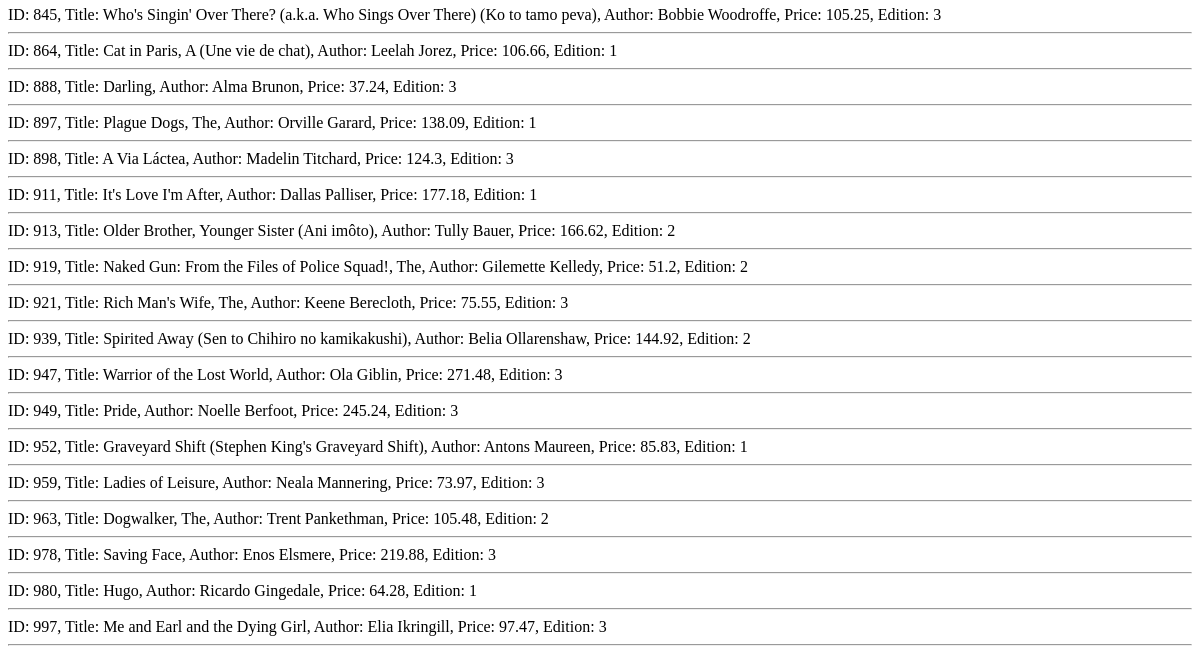
Page /books/lab8/task3/ (lower part) on the earlier database version.
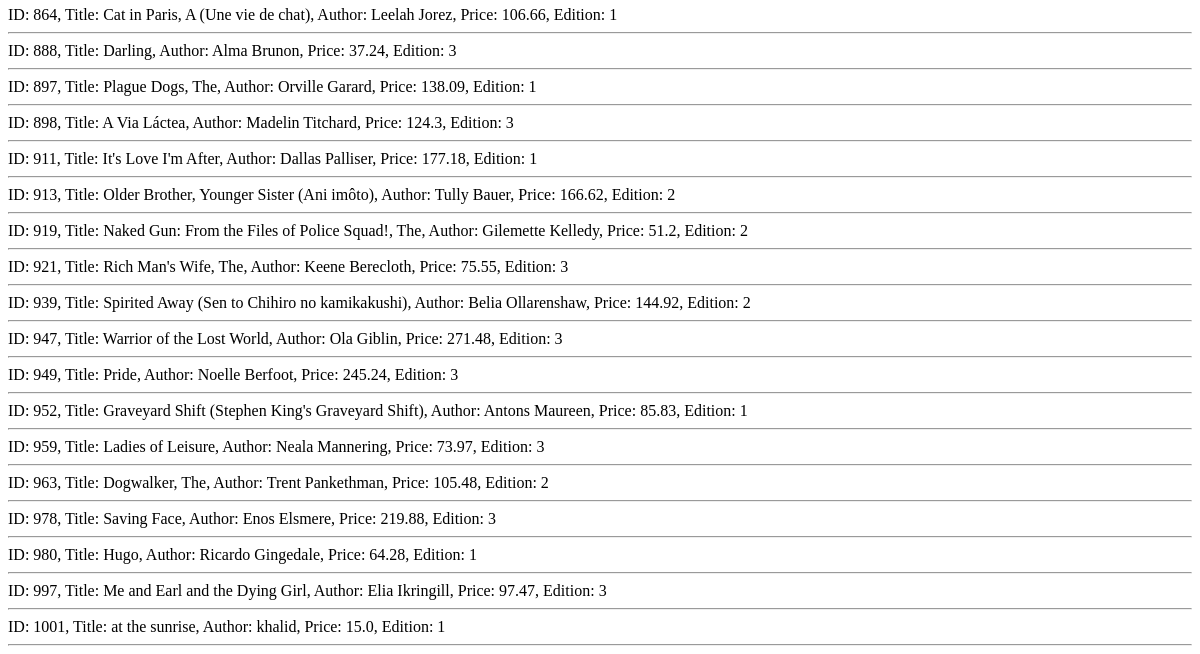
Same page on the later database version.
### apps/bookmodule/models.py (models this page shows)
class Book(models.Model):
    title = models.CharField(max_length = 50)
    author = models.CharField(max_length = 50)
    price = models.FloatField(default = 0.0)
    edition = models.SmallIntegerField(default = 1)

### apps/bookmodule/views.py (the view)
# urls.py: path('lab8/task3/', views.task3, name="books.task3"),
def task3(request):
    books = Book.objects.filter(
        Q(edition__lte=3) & ~(Q(title__icontains='co') | Q(author__icontains='co'))
    )
    if books.exists():
        return render(request, 'bookmodule/task3.html', {'books': books})
    else:
        return render(request, 'bookmodule/index.html')

### apps/templates/bookmodule/task3.html (shortened to what this page needs)
{% extends "layouts/base.html" %}
{% load static %}
{% block content %}
{% if books %}
{% for obj in books %}
    ID: {{obj.id}}, Title: {{obj.title}}, Author: {{obj.author}}, Price: {{obj.price}}, Edition: {{obj.edition}}
    <hr>
{% endfor %}
{% else %}
<p>No books found matching your search.</p>
{% endif %}
{% endblock content %}

Differences in the rows shown:
no longer on this page (row unchanged): Book: id "845", title "Who's Singin' Over There? (a.k.a. Who Sings Over There) (Ko to tamo peva)", author "Bobbie Woodroffe", price "105.25", edition "3"
added Book: id "1001", title "at the sunrise", author "khalid", price "15.0", edition "1"
